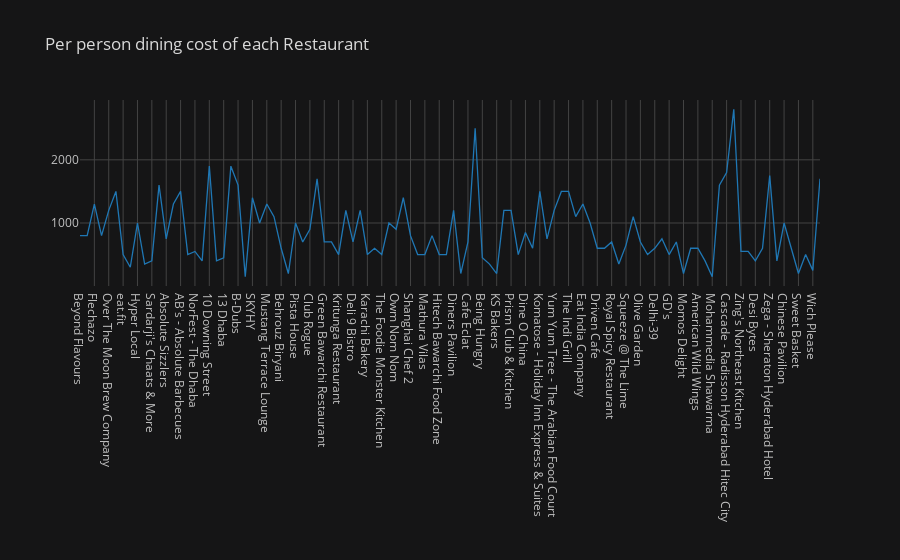

Write notebook code for a chart like this one.
### Code cell
df_one.iplot(x="Name",y='Cost', title="Per person dining cost of each Restaurant ", theme='solar',colorscale='plotly')

### Figure 1 — Plotly figure (JSON) as saved in the notebook; plotly's stock layout.template omitted (floating-point values rounded to 4 significant figures)
{"data": [{"line": {"color": "rgba(31, 119, 180, 1.0)", "dash": "solid", "shape": "linear", "width": 1.3}, "mode": "lines", "name": "Cost", "text": "", "x": ["Beyond Flavours", "Paradise", "Flechazo", "Shah Ghouse Hotel & Restaurant", "Over The Moon Brew Company", "The Fisherman's Wharf", "eat.fit", "Shah Ghouse Spl Shawarma", "Hyper Local", "Cream Stone", "Sardarji's Chaats & More", "Barbeque Nation", "Absolute Sizzlers", "The Lal Street - Bar Exchange", "AB's - Absolute Barbecues", "KFC", "NorFest - The Dhaba", "Hotel Zara Hi-Fi", "10 Downing Street", "Pakwaan Grand", "13 Dhaba", "Jonathan's Kitchen - Holiday Inn Express & Suites", "B-Dubs", "Amul", "SKYHY", "Tiki Shack", "Mustang Terrace Lounge", "3B's - Buddies, Bar & Barbecue", "Behrouz Biryani", "Hunger Maggi Point", "Pista House", "Marsala Food Company", "Club Rogue", "Mazzo - Marriott Executive Apartments", "Green Bawarchi Restaurant", "Banana Leaf Multicuisine Restaurant", "Kritunga Restaurant", "The Glass Onion", "Deli 9 Bistro", "Frio Bistro", "Karachi Bakery", "Karachi Cafe", "The Foodie Monster Kitchen", "La La Land - Bar & Kitchen", "Owm Nom Nom", "Ulavacharu", "Shanghai Chef 2", "Udipi's Upahar", "Mathura Vilas", "Gal Punjab Di", "Hitech Bawarchi Food Zone", "Biryanis And More", "Diners Pavilion", "Asian Meal Box", "Cafe Eclat", "Feast - Sheraton Hyderabad Hotel", "Being Hungry", "Tempteys", "KS Bakers", "PourHouse7", "Prism Club & Kitchen", "Shree Santosh Dhaba Family Restaurant", "Dine O China", "Hyderabad Chefs", "Komatose - Holiday Inn Express & Suites", "Aromas@11SIX", "Yum Yum Tree - The Arabian Food Court", "The Tilt Bar Republic", "The Indi Grill", "Urban Asia - Kitchen & Bar", "Eat India Company", "Labonel", "Driven Cafe", "Faasos", "Royal Spicy Restaurant", "The Old Madras Baking Company", "Squeeze @ The Lime", "Khaan Saab", "Olive Garden", "Tandoori Food Works", "Delhi-39", "Al Saba Restaurant", "GD's", "T Grill", "Momos Delight", "The Chocolate Room", "American Wild Wings", "Domino's Pizza", "Mohammedia Shawarma", "Arena Eleven", "Cascade - Radisson Hyderabad Hitec City", "Collage - Hyatt Hyderabad Gachibowli", "Zing's Northeast Kitchen", "Dunkin' Donuts", "Desi Bytes", "Hyderabadi Daawat", "Zega - Sheraton Hyderabad Hotel", "Triptify", "Chinese Pavilion", "IndiBlaze", "Sweet Basket", "Angaara Counts 3", "Wich Please", "Republic Of Noodles - Lemon Tree Hotel"], "y": [800, 800, 1300, 800, 1200, 1500, 500, 300, 1000, 350, 400, 1600, 750, 1300, 1500, 500, 550, 400, 1900, 400, 450, 1900, 1600, 150, 1400, 1000, 1300, 1100, 600, 200, 1000, 700, 900, 1700, 700, 700, 500, 1200, 700, 1200, 500, 600, 500, 1000, 900, 1400, 800, 500, 500, 800, 500, 500, 1200, 200, 700, 2500, 450, 350, 200, 1200, 1200, 500, 850, 600, 1500, 750, 1200, 1500, 1500, 1100, 1300, 1000, 600, 600, 700, 350, 650, 1100, 700, 500, 600, 750, 500, 700, 200, 600, 600, 400, 150, 1600, 1800, 2800, 550, 550, 400, 600, 1750, 400, 1000, 600, 200, 500, 250, 1700], "type": "scatter"}], "layout": {"legend": {"bgcolor": "#151516", "font": {"color": "#D9D9D9"}}, "paper_bgcolor": "#151516", "plot_bgcolor": "#151516", "title": {"font": {"color": "#D9D9D9"}, "text": "Per person dining cost of each Restaurant "}, "xaxis": {"gridcolor": "#434343", "showgrid": true, "tickfont": {"color": "#C2C2C2"}, "title": {"font": {"color": "#D9D9D9"}, "text": ""}, "zerolinecolor": "#666570"}, "yaxis": {"gridcolor": "#434343", "showgrid": true, "tickfont": {"color": "#C2C2C2"}, "title": {"font": {"color": "#D9D9D9"}, "text": ""}, "zerolinecolor": "#666570"}}}
